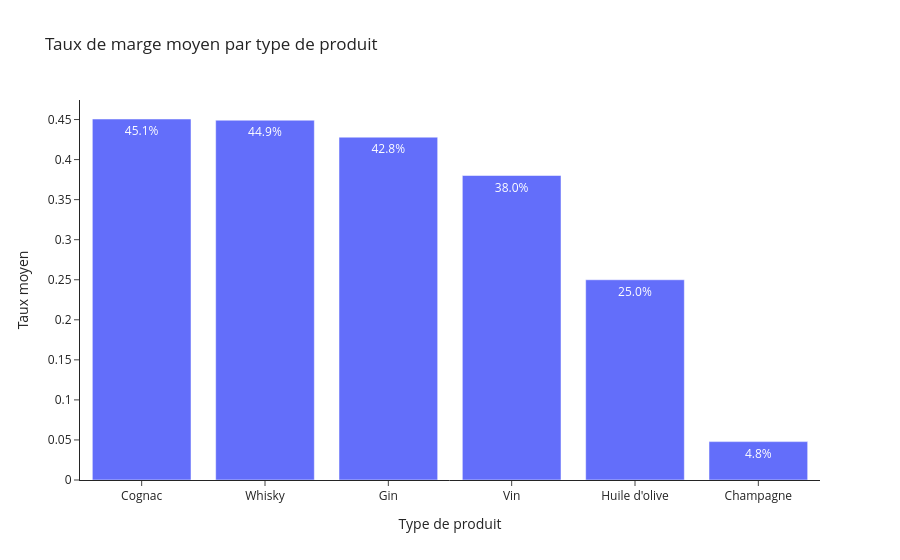

Here is the notebook cell this chart was saved with:
### Code cell
#création d'un dataframe avec le taux de marge moyen par type de produit
marge_moy_type = (
    df_final.groupby("product_type", as_index=False)["taux_marge"]
            .mean()
            .sort_values("taux_marge", ascending=False)
)

#Affichage dans un graphique du taux de marge par type de produit
fig = px.bar(
    marge_moy_type,
    x="product_type", y="taux_marge",
    title="Taux de marge moyen par type de produit",
    labels={"product_type": "Type de produit", "taux_marge": "Taux moyen"},
    text_auto=".1%"
)
fig.update_layout(template="simple_white")
fig.show()

### Figure 1 — Plotly figure (JSON) as saved in the notebook; plotly's stock layout.template omitted (floating-point values rounded to 4 significant figures)
{"data": [{"hovertemplate": "Type de produit=%{x}<br>Taux moyen=%{y}<extra></extra>", "legendgroup": "", "marker": {"color": "#636efa", "pattern": {"shape": ""}}, "name": "", "orientation": "v", "showlegend": false, "textposition": "auto", "texttemplate": "%{y:.1%}", "type": "bar", "x": ["Cognac", "Whisky", "Gin", "Vin", "Huile d'olive", "Champagne"], "xaxis": "x", "y": [0.4507, 0.4492, 0.428, 0.3801, 0.25, 0.04793], "yaxis": "y"}], "layout": {"barmode": "relative", "legend": {"tracegroupgap": 0}, "title": {"text": "Taux de marge moyen par type de produit"}, "xaxis": {"anchor": "y", "domain": [0, 1], "title": {"text": "Type de produit"}}, "yaxis": {"anchor": "x", "domain": [0, 1], "title": {"text": "Taux moyen"}}}}
